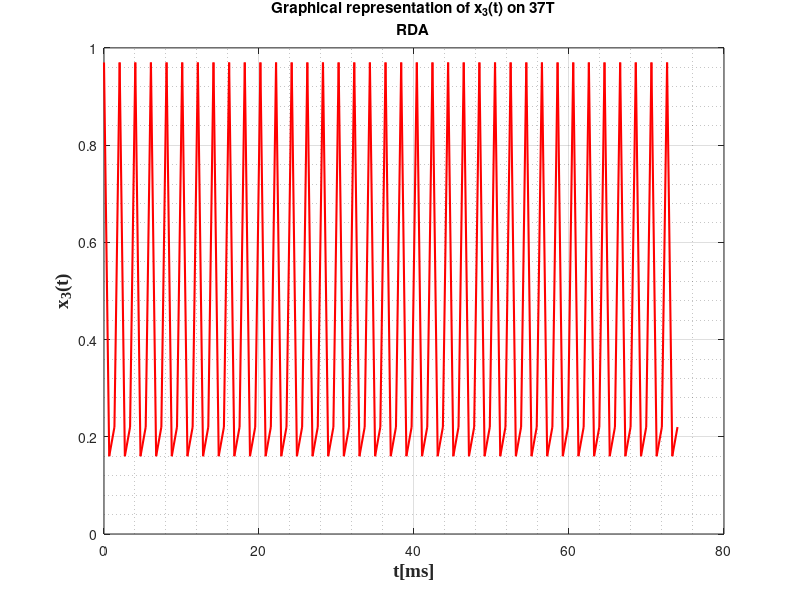

This figure's MATLAB source:
%x3(t) 
T_3=2;
t = linspace(0,1,3);
x = 0.86*t.^2-2.05*t+0.97;
v=ones(1,37);
x3=x'*v;
x3=x3(:);
for i = 1:111
    if x3(i) < 0
        x3(i) = -x3(i);
    end
end
T3=linspace(0,37*T_3,(T_3+1)*37);
T3=T3(:);
plot(T3,x3,'r','LineWidth',1.5);
grid on;
grid minor;
xlabel('t[ms]', 'fontweight', 'bold', 'fontsize', 14, 'FontName', 'Times New Roman');
ylabel('x_{3}(t)','fontweight','bold','fontsize', 14, 'FontName', 'Times New Roman');
title({'Graphical representation of x_{3}(t) on 37T';'RDA'});

